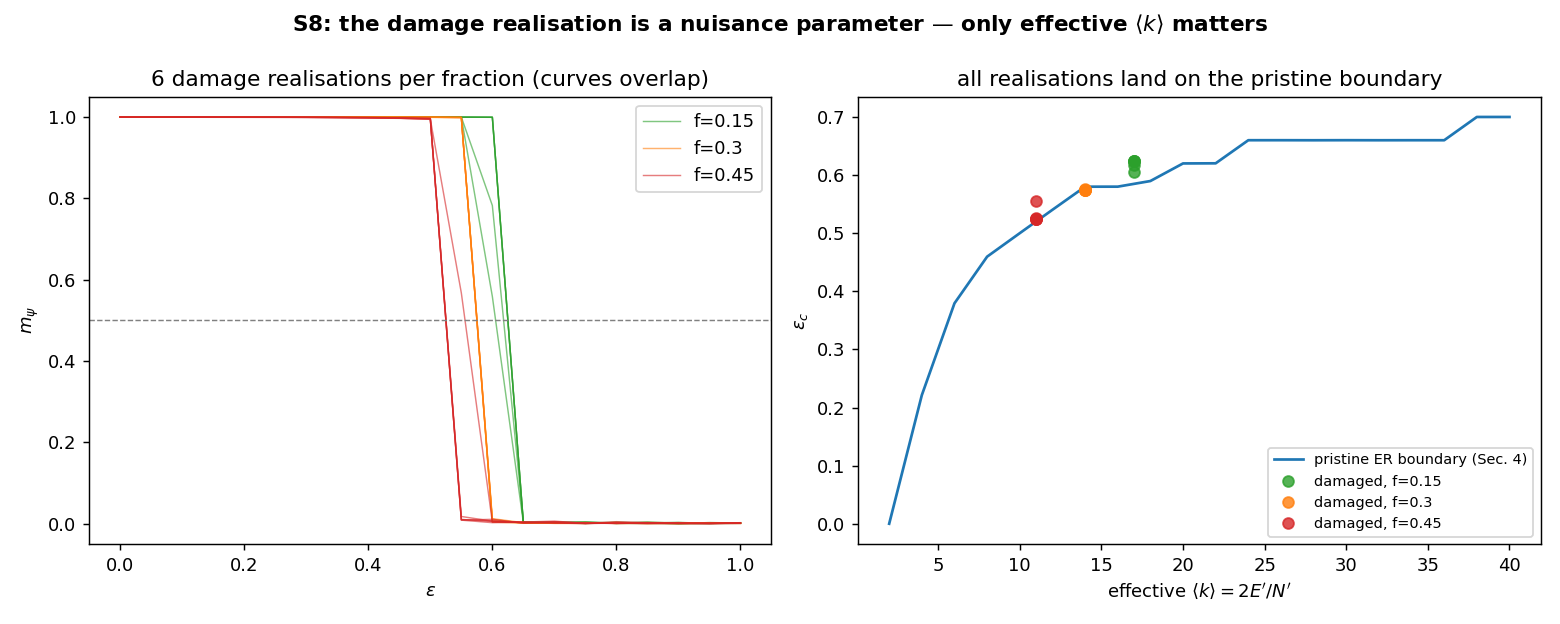

Recreate this plot in Python.
"""
S8 (report Sec. 6): damage realisation seed — does it matter WHICH edges die?

One pristine ER graph (N=500, <k>=20) is damaged 18 ways (3 edge-removal
fractions x 6 damage seeds); each damaged graph gets a full eps sweep.
Hypothesis (sensitivity/HYPOTHESES.md): only the surviving effective degree
2E'/N' matters — eps_c scatter across damage seeds tracks the (tiny) scatter
of effective <k>, and all 18 points fall on the pristine eps_c(<k>) boundary
(Sec. 6.5's collapse, now tested against the disorder realisation).
"""

import os, sys
import numpy as np
import matplotlib.pyplot as plt

sys.path.insert(0, os.path.join(os.path.dirname(__file__), ".."))
from common.graphs import build_graph, remove_edges, write_edgelist
from common.observables import eps_crossing
from common.io import save_table
from common import runner

HERE = os.path.dirname(os.path.abspath(__file__))
N, K = 500, 20
FRACS = [0.15, 0.30, 0.45]
DSEEDS = [1, 2, 3, 4, 5, 6]
EPS = np.linspace(0, 1, 21)


def main():
    runner.ensure_engine()
    G = build_graph("ER", N, K, seed=1)
    cases, els = [], []
    for f in FRACS:
        for d in DSEEDS:
            H = remove_edges(G, f, seed=d)
            keff = 2 * H.number_of_edges() / H.number_of_nodes()
            el = write_edgelist(H, os.path.join(HERE, f"_dg_{int(f*100)}_{d}.edgelist"))
            cases.append((f, d, keff)); els.append(el)
    res = runner.run_many([dict(edgelist=el, eps=float(e), seed=d)
                           for el, (f, d, keff) in zip(els, cases) for e in EPS])
    m = np.array([r["m_psi"] for r in res]).reshape(len(cases), len(EPS))
    for el in els:
        os.remove(el)

    ecs = [eps_crossing(EPS, m[i]) for i in range(len(cases))]
    save_table(os.path.join(HERE, "sens_defect_seed.csv"),
               {"frac": [c[0] for c in cases], "damage_seed": [c[1] for c in cases],
                "k_eff": [c[2] for c in cases], "eps_c": ecs})

    for f in FRACS:
        sel = [i for i, c in enumerate(cases) if c[0] == f]
        e = np.array([ecs[i] for i in sel]); k = np.array([cases[i][2] for i in sel])
        print(f"f={f}: k_eff={k.mean():.2f}±{k.std():.3f}  "
              f"eps_c={e.mean():.4f}±{e.std():.4f}")

    fig, axes = plt.subplots(1, 2, figsize=(12, 4.8))
    colors = {FRACS[0]: "tab:green", FRACS[1]: "tab:orange", FRACS[2]: "tab:red"}
    for i, (f, d, keff) in enumerate(cases):
        axes[0].plot(EPS, m[i], lw=0.8, alpha=0.6, color=colors[f],
                     label=f"f={f}" if d == DSEEDS[0] else None)
    axes[0].axhline(0.5, color="gray", ls="--", lw=0.8)
    axes[0].set_xlabel(r"$\varepsilon$"); axes[0].set_ylabel(r"$m_\psi$")
    axes[0].set_title("6 damage realisations per fraction (curves overlap)")
    axes[0].legend()
    # pristine ER boundary from the phase-diagram extraction
    cb = np.genfromtxt(os.path.join(HERE, "..", "phase_diagram",
                                    "critical_boundary.csv"),
                       delimiter=",", names=True)
    axes[1].plot(cb["k"], cb["eps_c_ER"], "-", color="tab:blue", lw=1.5,
                 label="pristine ER boundary (Sec. 4)")
    for f in FRACS:
        sel = [i for i, c in enumerate(cases) if c[0] == f]
        axes[1].plot([cases[i][2] for i in sel], [ecs[i] for i in sel], "o",
                     ms=6, alpha=0.8, color=colors[f], label=f"damaged, f={f}")
    axes[1].set_xlabel(r"effective $\langle k\rangle = 2E'/N'$")
    axes[1].set_ylabel(r"$\varepsilon_c$")
    axes[1].set_title("all realisations land on the pristine boundary")
    axes[1].legend(fontsize=8)
    fig.suptitle("S8: the damage realisation is a nuisance parameter — only "
                 "effective $\\langle k\\rangle$ matters", fontweight="bold")
    fig.tight_layout()
    fig.savefig(os.path.join(HERE, "sens_defect_seed.png"), dpi=130)
    print("Saved sens_defect_seed.png")


if __name__ == "__main__":
    main()
